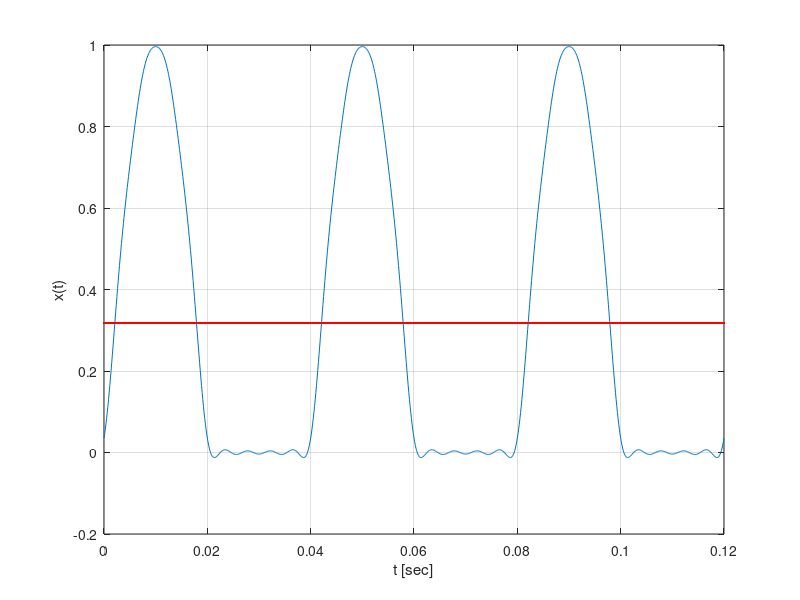

Recreate this plot in MATLAB.
%%Waveform plot
k=0:1:8;
Xp=1/4*exp(-j*pi/2*k).*(sinc((1-k)/2)+sinc((1+k)/2));
spec.X=[conj(fliplr(Xp(2:end))) Xp];
spec.f = 25*[-fliplr(k(2:end)) k];

fo=25;              % fundamental frequency
fmax = spec.f(end); % greatest freq in spec
h = 1/(40*fmax);    % sample in tmax
t0=0;tf=3*1/fo;     % three periods
t = t0:h:tf;        % sample time vec
N = length(spec.f); % num of spectral lines
pos = ceil(N/2);    % mid index
% Add DC component
x = zeros(size(t)); % init sig
if rem(pos,N)       % DC is present
DC = spec.X(pos);
x = x + DC;         % add DC offset
end



% Reconstruct sinusoids (Euler identities)
for k = pos+1:N
x = x + (spec.X(k)*exp( j*2*pi*spec.f(k)*t) + conj(spec.X(k))*exp(-j*2*pi*spec.f(k)*t));
end
% Plot waveform
figure
plot(t,x);
hold on
plot(t,DC,'r')      % show DC level
xlabel('t [sec]')
ylabel('x(t)')
grid
hold off